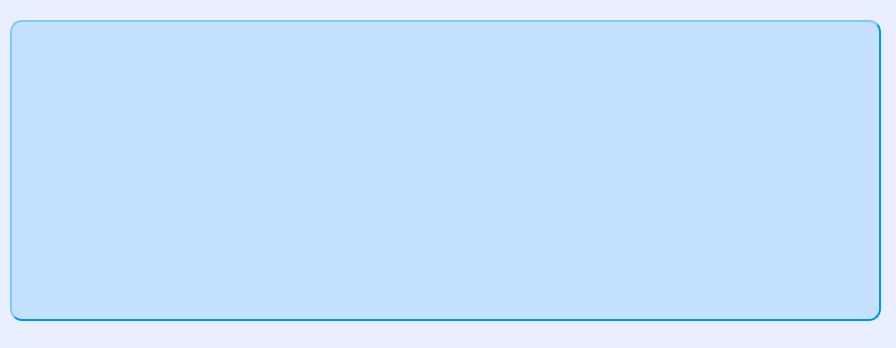
<?xml version="1.0" encoding="UTF-8"?>
<ui version="4.0">
 <class>WindowHBilgilerim</class>
 <widget class="QMainWindow" name="WindowHBilgilerim">
  <property name="geometry">
   <rect>
    <x>0</x>
    <y>0</y>
    <width>896</width>
    <height>348</height>
   </rect>
  </property>
  <property name="windowTitle">
   <string>MainWindow</string>
  </property>
  <property name="styleSheet">
   <string notr="true">  background-color: rgb(233, 239, 255);
</string>
  </property>
  <widget class="QWidget" name="centralwidget">
   <widget class="QListWidget" name="listWidget">
    <property name="geometry">
     <rect>
      <x>10</x>
      <y>20</y>
      <width>871</width>
      <height>301</height>
     </rect>
    </property>
    <property name="styleSheet">
     <string notr="true">    background-color: rgb(196, 225, 255);
    border-style: outset;
    border-width: 2px;
    border-radius: 12px;
    font: bold 14px;
    min-width: 7em;
    padding: 6px;
	border-color: rgb(0, 145, 255)</string>
    </property>
   </widget>
  </widget>
  <widget class="QStatusBar" name="statusbar"/>
 </widget>
 <resources/>
 <connections/>
</ui>
